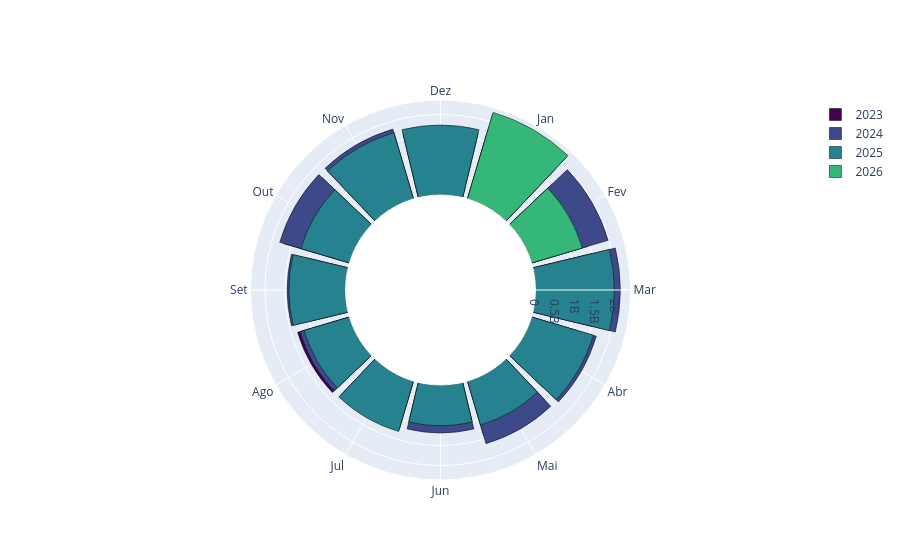

Here is the notebook cell this chart was saved with:
### Code cell
fig = go.Figure()
paleta = px.colors.sequential.Viridis
# Adicionamos uma série por ano para manter as cores


# O enumerate devolve o índice (i) e o valor (year)
for i, year in enumerate(dfIV['Ano'].unique()):
    temp = dfIV[dfIV['Ano'] == year]
    
    fig.add_trace(go.Barpolar(
        r=temp['Producao'],
        theta=temp['Mês'] * 30,
        base=temp['r_base'],
        name=str(year),
        # Usamos o i para escolher a cor: 
        # i=0 (2023) -> paleta[0]
        # i=1 (2024) -> paleta[2] (saltamos para variar mais a cor)
        marker_color=paleta[i * 2 % len(paleta)], 
        marker_line_color="black",
        thetaunit="degrees"
    ))

fig.update_layout(
    polar=dict( hole = 0.5,
        angularaxis=dict(
            # Onde os nomes aparecem (em graus)
            tickvals=[30, 60, 90, 120, 150, 180, 210, 240, 270, 300, 330, 360],
            ticktext=['Jan', 'Fev', 'Mar', 'Abr', 'Mai', 'Jun', 
                      'Jul', 'Ago', 'Set', 'Out', 'Nov', 'Dez'],
            direction="clockwise",
            rotation=90 # Janeiro no topo
        )
    )
)

fig.show()

### Figure 1 — Plotly figure (JSON) as saved in the notebook; plotly's stock layout.template omitted (floating-point values rounded to 4 significant figures)
{"data": [{"base": [0, 20, 40, 60, 80, 100, 120, 140, 160, 180, 200, 220], "marker": {"color": "#440154", "line": {"color": "black"}}, "name": "2023", "r": [1776000000.0, 1463000000.0, 1510000000.0, 1157000000.0, 1408000000.0, 985900000.0, 1275000000.0, 1341000000.0, 1043000000.0, 1689000000.0, 1712000000.0, 1589000000.0], "theta": [30, 60, 90, 120, 150, 180, 210, 240, 270, 300, 330, 360], "thetaunit": "degrees", "type": "barpolar"}, {"base": [240, 260, 280, 300, 320, 340, 360, 380, 400, 420, 440, 460], "marker": {"color": "#3e4989", "line": {"color": "black"}}, "name": "2024", "r": [1645000000.0, 1982000000.0, 2103000000.0, 1676000000.0, 1618000000.0, 1189000000.0, 1216000000.0, 1282000000.0, 1446000000.0, 1804000000.0, 1805000000.0, 1643000000.0], "theta": [30, 60, 90, 120, 150, 180, 210, 240, 270, 300, 330, 360], "thetaunit": "degrees", "type": "barpolar"}, {"base": [480, 500, 520, 540, 560, 580, 600, 620, 640, 660, 680, 700], "marker": {"color": "#26828e", "line": {"color": "black"}}, "name": "2025", "r": [2186000000.0, 1298000000.0, 1953000000.0, 1601000000.0, 1136000000.0, 1010000000.0, 1305000000.0, 1174000000.0, 1403000000.0, 1257000000.0, 1714000000.0, 1734000000.0], "theta": [30, 60, 90, 120, 150, 180, 210, 240, 270, 300, 330, 360], "thetaunit": "degrees", "type": "barpolar"}, {"base": [720, 740], "marker": {"color": "#35b779", "line": {"color": "black"}}, "name": "2026", "r": [2238000000.0, 1313000000.0], "theta": [30, 60], "thetaunit": "degrees", "type": "barpolar"}], "layout": {"polar": {"angularaxis": {"direction": "clockwise", "rotation": 90, "ticktext": ["Jan", "Fev", "Mar", "Abr", "Mai", "Jun", "Jul", "Ago", "Set", "Out", "Nov", "Dez"], "tickvals": [30, 60, 90, 120, 150, 180, 210, 240, 270, 300, 330, 360]}, "hole": 0.5}}}
